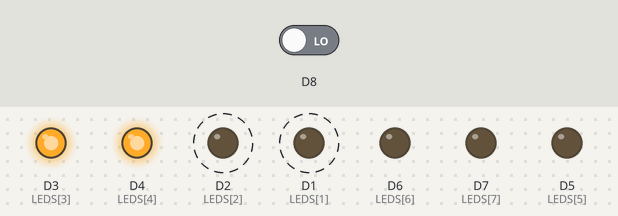
A sketch run on a simulated ESP8266 (NodeMCU). Shown: output pins drawn as LEDs (lit = HIGH). Dashed ring = blinking. The test bench sets the inputs (shaded band); at power-on: D8 LOW. Random numbers use the default seed unless the sketch sets one.

Above: at 1.25 s.
1.3 s: D8 driven HIGH
At 1.65 s:
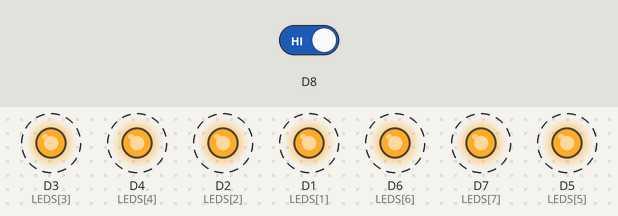
4.3 s: D8 driven LOW
At 4.45 s:
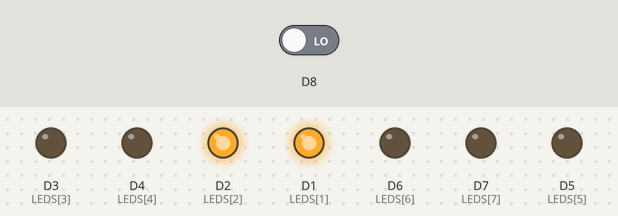
Timing chart, 0 to 29.8 s (numbered marks = the images above; inputs shaded):
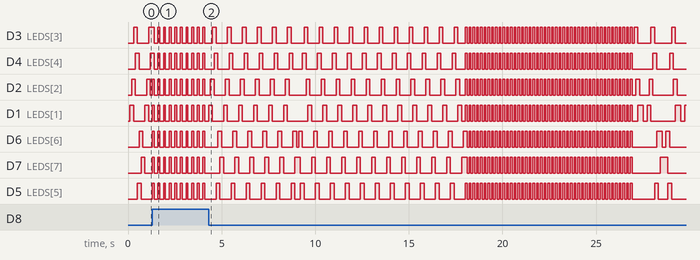

The sketch:

clocksattack-marquee-lights.ino
```cpp
#define RUNRIGHT 0
#define RUNLEFT 1
#define ALLBLINK 2
#define KNIGHTRIDER 3
#define DOUBLERIDER 4
#define ALLRANDOM 5
#define ALLON 6
#define ALLOFF 7

#define GLOBAL_ANIM 0
#define GLOBAL_ON 1
#define GLOBAL_OFF 2

uint8 LEDS[] = {D0, D1, D2, D3, D4, D5, D6, D7};
byte onxt = 0x00;
byte oold = 0x00;
int globalmode = GLOBAL_ANIM;
int ledmode = ALLBLINK;
int lastmode = -1;
long starttime = 0;

void setup()
{
  for (int x = 0; x < 8; x++) {
    pinMode(LEDS[x], OUTPUT);
  }

  pinMode(D0, INPUT_PULLUP);
  starttime = millis();
}

void loop()
{
  float v;

  int switchStatus = digitalRead(D8);
  if (switchStatus != LOW) {
    globalmode = (globalmode+1)%3;
  }

  switch (globalmode) {

    case GLOBAL_ANIM:
      ledmode = ((millis() - starttime) / 9000) % 6;
      if (ledmode != lastmode) {
        onxt = 0x00;
        oold = 0x00;
        lastmode = ledmode;
      }
      break;

    case GLOBAL_OFF:
      ledmode = ALLOFF;
      break;

    case GLOBAL_ON:
    default:
      ledmode = ALLON;
      break;
  }

  switch (ledmode) {

    case RUNRIGHT:
      oold = onxt;
      onxt = onxt << 1;
      if (onxt == 0x00) {
        onxt = 0x01;
      }
      break;

    case RUNLEFT:
      oold = onxt;
      onxt = onxt >> 1;
      if (onxt == 0x00) {
        onxt = 0x80;
      }
      break;

    case KNIGHTRIDER:
      oold = onxt;
      v = 1.0 + sin(TWO_PI * millis() / 2000);
      onxt = 0x01 << (int)round(7 * (v / 2));
      break;

    case DOUBLERIDER:
      oold = onxt;
      v = 1.0 + sin(TWO_PI * millis() / 1000);
      onxt = 0x01 << (int)round(3 * (v / 2));
      onxt |= (onxt & 0x01) << 7;
      onxt |= (onxt & 0x02) << 5;
      onxt |= (onxt & 0x04) << 3;
      onxt |= (onxt & 0x08) << 1;
      break;

    case ALLRANDOM:
      onxt = (byte)random(0, 255);
      oold = onxt;
      break;

    case ALLON:
      onxt = 0xFF;
      oold = 0xFF;
      break;

    case ALLOFF:
      onxt = 0x00;
      oold = 0x00;
      break;

    case ALLBLINK:
    default:
      onxt = ~onxt;
      oold = onxt;
      break;
  }

  setAll();
  delay(100); // animation delay and button debounce
}


void setAll() {
  byte temp;
  temp = onxt | oold;
  for (int x = 0; x < 8; x++) {
    digitalWrite(LEDS[x], (temp >> x & 0x01 == 1) ? HIGH : LOW );
  }
}
```
